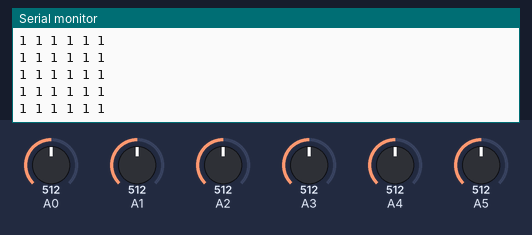
Bench run of a sketch on a simulated Arduino Uno, built with avr-gcc and run on an emulated ATmega328P. On the bench: the last lines printed to the serial monitor. Inputs (shaded band) come from the test bench; at power-on: A0 = 512, A1 = 512, A2 = 512, A3 = 512, A4 = 512, A5 = 512.

Above: at 1.2 s.
1.3 s: A0 set to 992
At 2.2 s:
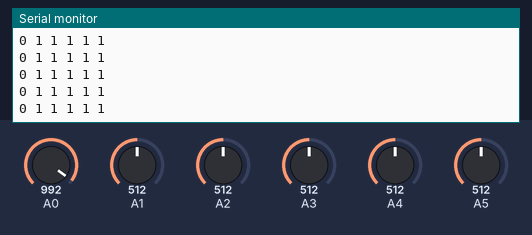
4.3 s: A1 set to 992
At 5.4 s:
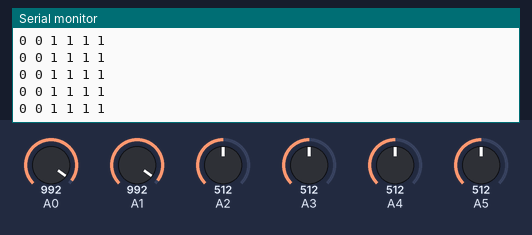
5.8 s: A2 set to 992
At 6.5 s:
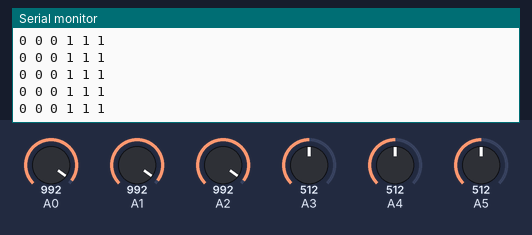
8.8 s: A3 set to 992
At 9.5 s:
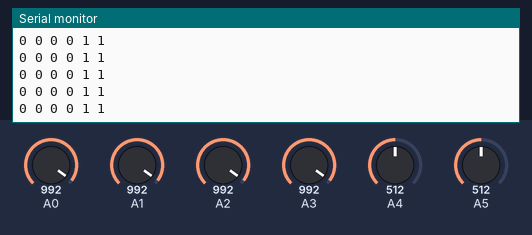
11.8 s: A4 set to 992
At 12.4 s:
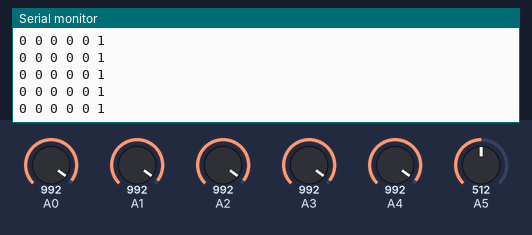
13.3 s: A5 set to 992
At 14.4 s:
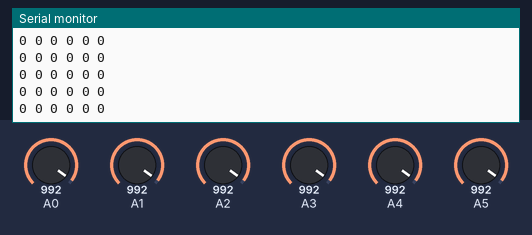

The sketch:

DIGITAL_CONVERSION.ino
```cpp
int threshold[6] = {757,756,858,760,760,760};

int digital_value[6];
void setup()
{
 Serial.begin(9600);
}
void loop()
{
   for (int i = 0; i <= 5; i++)
 {
 if (analogRead(i) < threshold[i]) digital_value[i] = 1;
 else digital_value[i] = 0;
 Serial.print(digital_value[i]);
 Serial.print(" ");
 }
 Serial.println(" ");

}
```

Measured:
- after the input at 1.3 s, the serial monitor: prints a new line after 0.07 s (image 1)
- after the input at 4.3 s, the serial monitor: prints a new line after 0.07 s (image 2)
- after the input at 5.8 s, the serial monitor: prints a new line after 0.07 s (image 3)
- after the input at 8.8 s, the serial monitor: prints a new line after 0.06 s (image 4)
- after the input at 11.8 s, the serial monitor: prints a new line after 0.07 s (image 5)
- after the input at 13.3 s, the serial monitor: prints a new line after 0.07 s (image 6)
